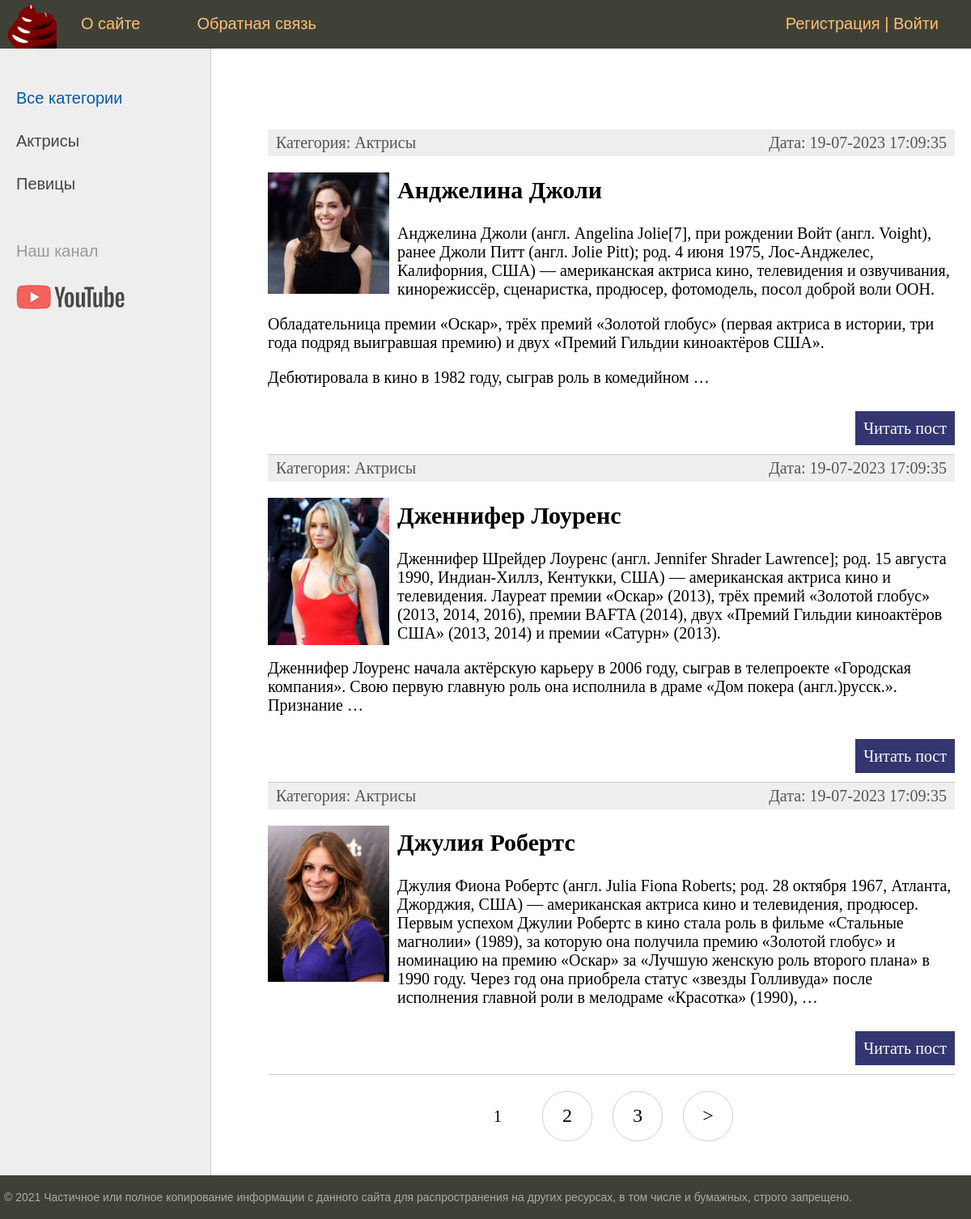
The page / on the database its author committed.
### women/models.py (models this page shows, shortened)
class Category(models.Model):
    name = models.CharField(max_length=100, db_index=True)
    slug = models.SlugField(max_length=255, unique=True, db_index=True, verbose_name="URL")
    def __str__(self):
        return self.name
    def get_absolute_url(self):
        return reverse('category', kwargs={'cat_slug': self.slug})
    class Meta:
        verbose_name = 'Категория'
        verbose_name_plural = 'Категории'
        ordering = ['id']

class Women(models.Model):
    title = models.CharField(max_length=255)
    slug = models.SlugField(max_length=255, unique=True, db_index=True, verbose_name="URL")
    content = models.TextField(blank=True)
    photo = models.ImageField(upload_to="photos/%Y/%m/%d/")
    time_create = models.DateTimeField(auto_now_add=True)
    time_update = models.DateTimeField(auto_now=True)
    is_published = models.BooleanField(default=True)
    cat = models.ForeignKey('Category', on_delete=models.PROTECT)
    def get_absolute_url(self):
        return reverse('post', kwargs={'post_slug': self.slug})
    class Meta:
        verbose_name = 'Известные женщины'
        verbose_name_plural = 'Известные женщины'
        ordering = ['id']

### women/views.py (the view)
# urls.py: path('', WomenHome.as_view(), name='home'),
class WomenHome(DataMixin, ListView):
    model = Women
    template_name = "women/index.html"
    context_object_name = "posts"
    def get_context_data(self, *, object_list=None, **kwargs):
        context = super().get_context_data(**kwargs)
        c_def = self.get_user_context(title="Главная страница")
        return dict(list(context.items())+list(c_def.items()))
    def get_queryset(self):
        return Women.objects.filter(is_published=True).select_related('cat')

### women/utils.py (called while the page is built)
    def get_user_context(self, **kwargs):
        context = kwargs
        cats = cache.get('cats')
        if not cats:
            cats = Category.objects.annotate(Count('women'))
            cache.set('cats', cats, 60)
        user_menu = menu.copy()
        if not self.request.user.is_authenticated:
            user_menu.pop(1)
        context['menu'] = user_menu
        context['cats'] = cats
        if 'cat_selected' not in context:
            context['cat_selected'] = 0
        return context

### women/templates/women/index.html (shortened to what this page needs)
{% extends 'women/base.html' %}
{% block content %}
<ul class="list-articles">
	{% for p in posts %}
			<li><div class="article-panel">
				<p class="first">Категория: {{p.cat}}</p>
				<p class="last">Дата: {{p.time_update|date:"d-m-Y H:i:s"}}</p>
			</div>
			{% if p.photo %}
				<p><img class="img-article-left thumb" src="{{p.photo.url}}"></p>
			{% endif %}
				<h2>{{p.title}}</h2>
			{% autoescape on %}
			{{p.content|linebreaks|truncatewords:70}}
			{% endautoescape %}
			<p class="link-read-post"><a href="{{ p.get_absolute_url }}">Читать пост</a></p>
			</li>
	{% endfor %}
</ul>
{% endblock %}

### women/templates/women/base.html (shortened to what this page needs)
{% load static %}
{% load women_tags %}
<!DOCTYPE html>
<html>
<head>
	<link type="text/css" href="{% static 'women/css/styles.css' %}" rel="stylesheet" />
</head>
<body>
<table class="table-page" border=0 cellpadding="0" cellspacing="0">
<tr><td valign=top>
{% block mainmenu %}
		<div class="header">
			<ul id="mainmenu" class="mainmenu">
				<li class="logo"><a href="{% url 'home' %}"><div class="logo"></div></a></li>
				{% for m in menu %}
				<li><a href="{% url m.url_name %}">{{m.title}}</a></li>
				{% endfor %}
				{% if request.user.is_authenticated %}
				<li class="last"> {{user.username}} | <a href="{% url 'logout' %}">Выйти</a></li>
				{% else %}
				<li class="last"><a href="{% url 'register' %}">Регистрация</a> | <a href="{% url 'login' %}">Войти</a></li>
				{% endif %}
			</ul>
		</div>
{% endblock mainmenu %}
<table class="table-content" border=0 cellpadding="0" cellspacing="0">
<tr>
	<td valign="top" class="left-chapters">
	<ul id="leftchapters">
{% if cat_selected == 0 %}
		<li class="selected">Все категории</li>
{% else %}
		<li><a href="{% url 'home' %}">Все категории</a></li>
{% endif %}
{% for c in cats %}
{% if c.women__count > 0 %}
	{% if c.pk == cat_selected %}
		<li class="selected">{{c.name}}</li>
	{% else %}
		<li><a href="{{ c.get_absolute_url }}">{{c.name}}</a></li>
	{% endif %}
{% endif %}
{% endfor %}
		<li class="share">
		<p>Наш канал</p>
		<a class="share-yt" href="https://www.youtube.com/watch?v=iZIGpTOXsO8" target="_blank" rel="nofollow"></a>
		</li>
	</ul>
</td>
<td valign="top" class="content">
	<div class="content-text">
{% block content %}
{% endblock %}
{% if page_obj.has_other_pages %}
<nav class="list-pages">
	<ul>
		{% for p in paginator.page_range %}
		{% if page_obj.number == p %}
		<li class="page-num page-num-selected">{{ p }}</li>
		{% elif p >= page_obj.number|add:-2 and p <= page_obj.number|add:2 %}
		<li class="page-num">
			<a href="?page={{ p }}">{{ p }}</a>
		</li>
		{% endif %}
		{% endfor %}
{% if page_obj.has_next %}
<li class="page-num">
	<a href="?page={{ page_obj.next_page_number }}">&gt;</a>
</li>
{% endif %}
	</ul>
</nav>
{% endif %}
	</div>
</td></tr></table>
</td></tr>
<tr><td valign=top>
	<div id="footer">
		<p>&copy; 2021 Частичное или полное копирование информации с данного сайта для распространения на других ресурсах, в том числе и бумажных, строго запрещено.</p>
	</div>
</td></tr></table>
</body>
</html>

### women/static/women/css/styles.css (style rules this page uses)
html, body { font-family: 'Arial'; margin: 0; padding: 0; height: 100%; width: 100%; color: #444; }
a { color: #0059b2; text-decoration: none; }
img { max-width: 600px; height: auto; }
img.img-article-left { max-width: 300px; height: auto; float: left; padding: 0 10px 10px 0; }
img.img-article-left.thumb { max-width: 150px; height: auto; }
p.link-read-post { text-align: right; }
p.link-read-post a { padding: 10px; min-width: 100px; background: #333671; color: #fff; text-decoration: none; }
div.article-panel { background: #eee; padding: 5px 10px 5px 10px; box-sizing: border-box; overflow: hidden; color: #555; }
div.article-panel p.first { margin: 0; float: left; }
div.article-panel p.last { margin: 0; float: right; }
ul.list-articles { list-style: none; margin: 0; padding: 0; }
ul.list-articles li { border-bottom: 1px solid #ccc; }
.table-page { width: 100%; height: 100%; vertical-align: top; }
.table-page tr { height: 100%; }
.header { background: #3F4137; height: 60px; }
.logo { background: url('../images/logo.png') no-repeat 10px 5px; width: 70px; height: 60px; }
ul.mainmenu { list-style: none; margin: 0; padding: 0; height: 60px; color: #fdc073; font-size: 20px; overflow: hidden; }
ul.mainmenu li { float: left; margin: 18px 40px 0 30px; }
ul.mainmenu li.logo { margin: 0; }
ul.mainmenu li.last { float: right; }
ul.mainmenu li a { color: #fdc073; text-decoration: none; }
.table-content { width: 100%; min-height: 100%; height: 100%; }
.left-chapters { margin: 0; background: #eee; border-right: 1px solid #ccc; min-height: 100%; }
.left-chapters ul { width: 230px; min-height: 100%; margin: 0; padding: 20px 10px 10px 20px; list-style: none; font-size: 20px; }
.left-chapters ul li { margin: 30px 0 0 0; color: #999; }
.left-chapters ul li.selected { color: #0059b2; }
.left-chapters ul li a { color: #444; text-decoration: none; }
.left-chapters ul li.share { margin: 60px 0 0 0; }
.left-chapters ul li.share p { margin: 30px 0 30px 0; }
.left-chapters ul li.share a { display: inline-block; width: 40px; height: 40px; margin: 0 20px 0 0; }
.left-chapters ul li.share a.share-yt { width: 100%; height: 30px; background: url('../images/share_yt.png') no-repeat 0 0 }
.content { padding: 40px 20px 20px 40px; width: 100%; box-sizing: border-box; }
.content-text { margin: 60px 0 0 30px; color: #000; font-size: 20px; font-family: Yandex Sans Display Light; }
#footer { box-sizing: border-box; background: #3F4137; padding: 5px; color: #aaa; font-size: 14px; font-family: Verdana, Geneva, Arial, Helvetica; text-align: left; overflow: hidden; }
.list-pages { text-align: center; margin: 0 0 20px 0; }
.list-pages ul { margin: 20px 0 0 0; padding: 0; list-style: none; }
.list-pages ul li { display: inline-block; margin: 0 20px 0 0; }
.list-pages a { color: #000; font-size: 24px; text-decoration: none; }
.list-pages .page-num, .page-num-selected { display: inline-block; width: 60px; height: 44px; padding: 16px 0 0 0; border: 1px solid #d0d0d0; border-radius: 30px; }
.list-pages .page-num-selected { border: none; color: #000; font-size: 20px; }

### rows shown on the page
Category: name "Актрисы"
Category: name "Певицы"
Women: cat "Актрисы", time_update "19-07-2023 17:09:35", photo (picture), title "Анджелина Джоли", content "Анджелина Джоли (англ. Angelina Jolie[7], при рождении Войт (англ. Voight), ранее Джоли Питт (англ. Jolie Pitt); род. 4 июня 1975, Лос-Анджелес, Калифорния, США) — американская актриса кино, телевидения и озвучивания, кинорежиссёр, сценаристка, продюсер, фотомодель, посол доброй воли ООН. Обладательница премии «Оскар», трёх премий «Золотой глобус» (первая актриса в истории, три года подряд выигравшая премию) и двух «Премий Гильдии киноактёров США». Дебютировала в кино в 1982 году, сыграв роль в комедийном …"
Women: cat "Актрисы", time_update "19-07-2023 17:09:35", photo (picture), title "Дженнифер Лоуренс", content "Дженнифер Шрейдер Лоуренс (англ. Jennifer Shrader Lawrence]; род. 15 августа 1990, Индиан-Хиллз, Кентукки, США) — американская актриса кино и телевидения. Лауреат премии «Оскар» (2013), трёх премий «Золотой глобус» (2013, 2014, 2016), премии BAFTA (2014), двух «Премий Гильдии киноактёров США» (2013, 2014) и премии «Сатурн» (2013). Дженнифер Лоуренс начала актёрскую карьеру в 2006 году, сыграв в телепроекте «Городская компания». Свою первую главную роль она исполнила в драме «Дом покера (англ.)русск.». Признание …"
Women: cat "Актрисы", time_update "19-07-2023 17:09:35", photo (picture), title "Джулия Робертс", content "Джулия Фиона Робертс (англ. Julia Fiona Roberts; род. 28 октября 1967, Атланта, Джорджия, США) — американская актриса кино и телевидения, продюсер. Первым успехом Джулии Робертс в кино стала роль в фильме «Стальные магнолии» (1989), за которую она получила премию «Золотой глобус» и номинацию на премию «Оскар» за «Лучшую женскую роль второго плана» в 1990 году. Через год она приобрела статус «звезды Голливуда» после исполнения главной роли в мелодраме «Красотка» (1990), …"

### other values the page prints
{{ m.title }} "О сайте" "Обратная связь"
{{ p }} "1"
{{ p }} "2" "3"
